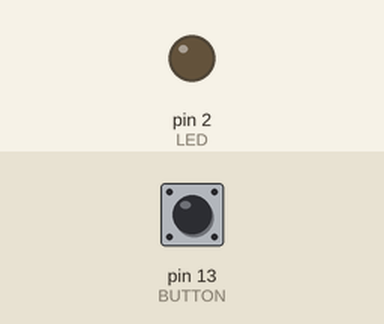
This sketch was run on a simulated Arduino Uno, built with avr-gcc and run on an emulated ATmega328P. Shown: output pins drawn as LEDs (lit = HIGH). Inputs (shaded band) come from the test bench; at power-on: pin 13 (BUTTON) HIGH.

Above: at 1.2 s.
1.3 s: pin 13 (BUTTON) pulled LOW for 0.15 s
At 2.4 s:
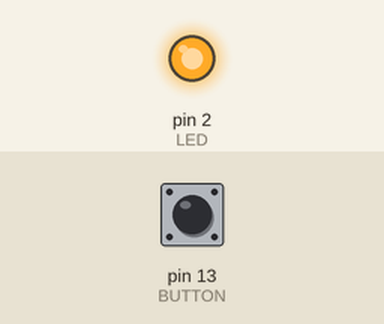
2.9 s: pin 13 (BUTTON) pulled LOW for 1 s
At 3.6 s:
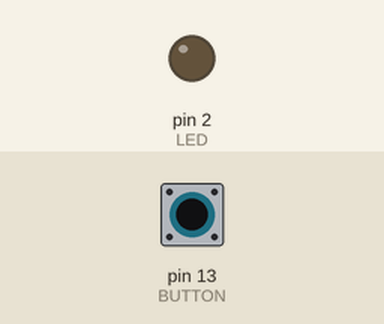
5.4 s: pin 13 (BUTTON) pulled LOW for 3.2 s
At 6.7 s:
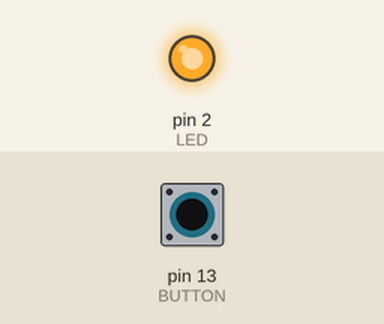
Timing chart, 0 to 8.4 s (numbered marks = the images above; inputs shaded):
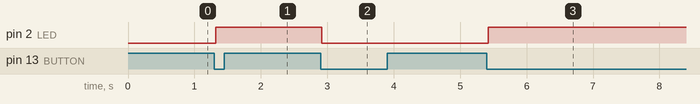

The sketch:

mini_table_lamp.ino
```cpp
// Objective: Learn how to debounce a push button switch.

#define LED 2
#define BUTTON 13

void setup() {
    pinMode(LED,    OUTPUT);
    pinMode(BUTTON, INPUT);
}

void loop(){
  // Judge the push button state:
  //    - If detected as pressed down, wait for a time to detect again, to eleminate effect of bounce.
  if (digitalRead(BUTTON) == LOW) {
      delay(20);
      if (digitalRead(BUTTON) == LOW) {
          // When confirmed, flip the LED on or off:
          reverseGPIO(LED);
      }
      // Wait for button to be released, with a delay to eleminate the effect of bounce after release:
      while (digitalRead(BUTTON) == LOW);
      delay(20);
  }
}

// Reads the state value of specified pin, then sets it to the reverse:
void reverseGPIO(int pin) {
    digitalWrite(pin, !digitalRead(pin));
}
```

Measured:
- after the input at 1.3 s, pin 2 (LED): LOW → HIGH at once
- after the input at 2.9 s, pin 2 (LED): HIGH → LOW at once
- after the input at 5.4 s, pin 2 (LED): LOW → HIGH at once
